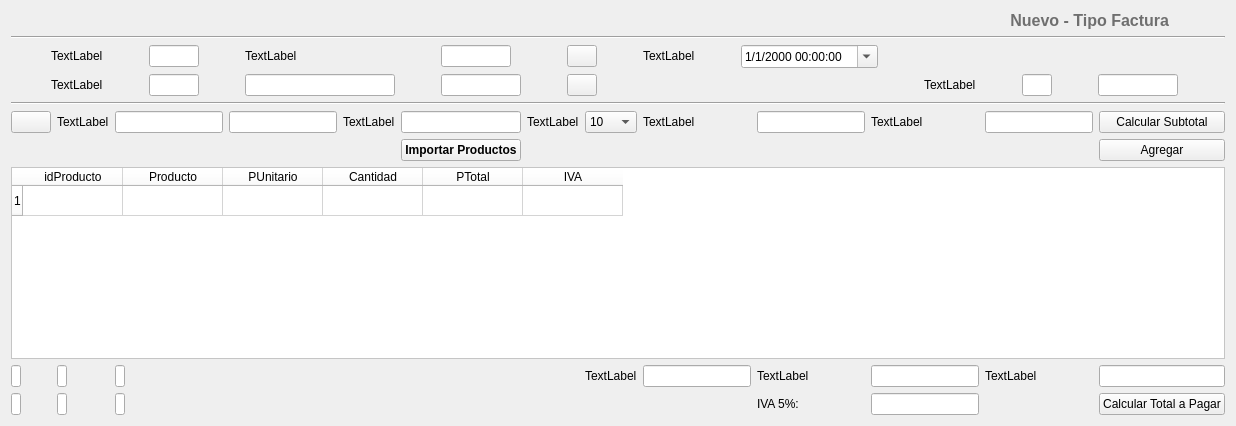
  <widget class="QWidget" name="centralwidget">
   <layout class="QVBoxLayout" name="verticalLayout_2">
    <item>
     <layout class="QVBoxLayout" name="verticalLayout">
      <item>
       <layout class="QHBoxLayout" name="horizontalLayout">
        <item>
         <widget class="QLabel" name="lb_titulo">
          <property name="sizePolicy">
           <sizepolicy hsizetype="Preferred" vsizetype="Fixed">
            <horstretch>0</horstretch>
            <verstretch>0</verstretch>
           </sizepolicy>
          </property>
          <property name="text">
           <string>&lt;html&gt;&lt;head/&gt;&lt;body&gt;&lt;p&gt;&lt;span style=&quot; font-size:12pt; font-weight:600; color:#6f6f6f;&quot;&gt;Nuevo - Tipo Factura&lt;/span&gt;&lt;/p&gt;&lt;/body&gt;&lt;/html&gt;</string>
          </property>
          <property name="alignment">
           <set>Qt::AlignRight|Qt::AlignTrailing|Qt::AlignVCenter</set>
          </property>
         </widget>
        </item>
        <item>
         <widget class="QLabel" name="label_2">
          <property name="sizePolicy">
           <sizepolicy hsizetype="Preferred" vsizetype="Fixed">
            <horstretch>0</horstretch>
            <verstretch>0</verstretch>
           </sizepolicy>
          </property>
          <property name="maximumSize">
           <size>
            <width>50</width>
            <height>50</height>
           </size>
          </property>
          <property name="text">
           <string/>
          </property>
          <property name="pixmap">
           <pixmap>iconos/3592812-document-general-letter-note-office-page-paper_107779.png</pixmap>
          </property>
          <property name="scaledContents">
           <bool>true</bool>
          </property>
         </widget>
        </item>
       </layout>
      </item>
      <item>
       <widget class="Line" name="line">
        <property name="orientation">
         <enum>Qt::Horizontal</enum>
        </property>
       </widget>
      </item>
     </layout>
    </item>
    <item>
     <layout class="QVBoxLayout" name="verticalLayout_8">
      <item>
       <layout class="QGridLayout" name="gridLayout_3">
        <item row="0" column="3">
         <widget class="QLabel" name="label_4">
          <property name="sizePolicy">
           <sizepolicy hsizetype="Fixed" vsizetype="Fixed">
            <horstretch>0</horstretch>
            <verstretch>0</verstretch>
           </sizepolicy>
          </property>
          <property name="text">
           <string>TextLabel</string>
          </property>
         </widget>
        </item>
        <item row="0" column="7">
         <widget class="QDateTimeEdit" name="dateTimeEdit">
          <property name="sizePolicy">
           <sizepolicy hsizetype="Fixed" vsizetype="Fixed">
            <horstretch>0</horstretch>
            <verstretch>0</verstretch>
           </sizepolicy>
          </property>
          <property name="readOnly">
           <bool>false</bool>
          </property>
          <property name="displayFormat">
           <string>d/M/yyyy HH:mm:ss</string>
          </property>
          <property name="calendarPopup">
           <bool>true</bool>
          </property>
         </widget>
        </item>
        <item row="1" column="4">
         <widget class="QLineEdit" name="lineEdit_6">
          <property name="sizePolicy">
           <sizepolicy hsizetype="Fixed" vsizetype="Fixed">
            <horstretch>0</horstretch>
            <verstretch>0</verstretch>
           </sizepolicy>
          </property>
          <property name="minimumSize">
           <size>
            <width>80</width>
            <height>0</height>
           </size>
          </property>
          <property name="maximumSize">
           <size>
            <width>80</width>
            <height>16777215</height>
           </size>
          </property>
          <property name="layoutDirection">
           <enum>Qt::LeftToRight</enum>
          </property>
         </widget>
        </item>
        <item row="0" column="4">
         <widget class="QLineEdit" name="lineEdit_3">
          <property name="sizePolicy">
           <sizepolicy hsizetype="Fixed" vsizetype="Fixed">
            <horstretch>0</horstretch>
            <verstretch>0</verstretch>
           </sizepolicy>
          </property>
          <property name="minimumSize">
           <size>
            <width>70</width>
            <height>0</height>
           </size>
          </property>
          <property name="maximumSize">
           <size>
            <width>70</width>
            <height>16777215</height>
           </size>
          </property>
         </widget>
        </item>
        <item row="1" column="5">
         <widget class="QPushButton" name="pushButton_2">
          <property name="sizePolicy">
           <sizepolicy hsizetype="Fixed" vsizetype="Fixed">
            <horstretch>0</horstretch>
            <verstretch>0</verstretch>
           </sizepolicy>
          </property>
          <property name="minimumSize">
           <size>
            <width>30</width>
            <height>0</height>
           </size>
          </property>
          <property name="maximumSize">
           <size>
            <width>30</width>
            <height>16777215</height>
           </size>
          </property>
          <property name="text">
           <string/>
          </property>
          <property name="icon">
           <iconset>
            <normaloff>iconos/file-search_114412.png</normaloff>iconos/file-search_114412.png</iconset>
          </property>
         </widget>
        </item>
        <item row="0" column="2">
         <widget class="QLineEdit" name="lineEdit">
          <property name="sizePolicy">
           <sizepolicy hsizetype="Fixed" vsizetype="Fixed">
            <horstretch>0</horstretch>
            <verstretch>0</verstretch>
           </sizepolicy>
          </property>
          <property name="minimumSize">
           <size>
            <width>50</width>
            <height>0</height>
           </size>
          </property>
          <property name="maximumSize">
           <size>
            <width>50</width>
            <height>16777215</height>
           </size>
          </property>
         </widget>
        </item>
        <item row="1" column="10">
         <widget class="QLineEdit" name="lineEdit_11">
          <property name="sizePolicy">
           <sizepolicy hsizetype="Fixed" vsizetype="Fixed">
            <horstretch>0</horstretch>
            <verstretch>0</verstretch>
           </sizepolicy>
          </property>
          <property name="minimumSize">
           <size>
            <width>80</width>
            <height>0</height>
           </size>
          </property>
          <property name="maximumSize">
           <size>
            <width>80</width>
            <height>16777215</height>
           </size>
          </property>
         </widget>
        </item>
        <item row="0" column="5">
         <widget class="QPushButton" name="pushButton">
          <property name="sizePolicy">
           <sizepolicy hsizetype="Fixed" vsizetype="Fixed">
            <horstretch>0</horstretch>
            <verstretch>0</verstretch>
           </sizepolicy>
          </property>
          <property name="minimumSize">
           <size>
            <width>30</width>
            <height>0</height>
           </size>
          </property>
          <property name="maximumSize">
           <size>
            <width>30</width>
            <height>16777215</height>
           </size>
          </property>
          <property name="layoutDirection">
           <enum>Qt::LeftToRight</enum>
          </property>
          <property name="text">
           <string/>
          </property>
          <property name="icon">
           <iconset>
            <normaloff>iconos/file-search_114412.png</normaloff>iconos/file-search_114412.png</iconset>
          </property>
         </widget>
        </item>
        <item row="0" column="1">
         <widget class="QLabel" name="label">
          <property name="sizePolicy">
           <sizepolicy hsizetype="Fixed" vsizetype="Fixed">
            <horstretch>0</horstretch>
            <verstretch>0</verstretch>
           </sizepolicy>
          </property>
          <property name="text">
           <string>TextLabel</string>
          </property>
         </widget>
        </item>
        <item row="1" column="3">
         <widget class="QLineEdit" name="lineEdit_5">
          <property name="sizePolicy">
           <sizepolicy hsizetype="Fixed" vsizetype="Fixed">
            <horstretch>0</horstretch>
            <verstretch>0</verstretch>
           </sizepolicy>
          </property>
          <property name="minimumSize">
           <size>
            <width>150</width>
            <height>0</height>
           </size>
          </property>
          <property name="maximumSize">
           <size>
            <width>150</width>
            <height>16777215</height>
           </size>
          </property>
          <property name="layoutDirection">
           <enum>Qt::LeftToRight</enum>
          </property>
         </widget>
        </item>
        <item row="0" column="6">
         <widget class="QLabel" name="label_5">
          <property name="sizePolicy">
           <sizepolicy hsizetype="Fixed" vsizetype="Fixed">
            <horstretch>0</horstretch>
            <verstretch>0</verstretch>
           </sizepolicy>
          </property>
          <property name="layoutDirection">
           <enum>Qt::RightToLeft</enum>
          </property>
          <property name="text">
           <string>TextLabel</string>
          </property>
         </widget>
        </item>
        <item row="1" column="9">
         <widget class="QLineEdit" name="lineEdit_19">
          <property name="sizePolicy">
           <sizepolicy hsizetype="Fixed" vsizetype="Fixed">
            <horstretch>0</horstretch>
            <verstretch>0</verstretch>
           </sizepolicy>
          </property>
          <property name="minimumSize">
           <size>
            <width>30</width>
            <height>0</height>
           </size>
          </property>
          <property name="maximumSize">
           <size>
            <width>30</width>
            <height>16777215</height>
           </size>
          </property>
         </widget>
        </item>
        <item row="1" column="8">
         <widget class="QLabel" name="label_9">
          <property name="sizePolicy">
           <sizepolicy hsizetype="Fixed" vsizetype="Fixed">
            <horstretch>0</horstretch>
            <verstretch>0</verstretch>
           </sizepolicy>
          </property>
          <property name="text">
           <string>TextLabel</string>
          </property>
         </widget>
        </item>
        <item row="1" column="1">
         <widget class="QLabel" name="label_6">
          <property name="sizePolicy">
           <sizepolicy hsizetype="Fixed" vsizetype="Fixed">
            <horstretch>0</horstretch>
            <verstretch>0</verstretch>
           </sizepolicy>
          </property>
          <property name="text">
           <string>TextLabel</string>
          </property>
         </widget>
        </item>
        <item row="1" column="2">
         <widget class="QLineEdit" name="lineEdit_4">
          <property name="sizePolicy">
           <sizepolicy hsizetype="Fixed" vsizetype="Fixed">
            <horstretch>0</horstretch>
            <verstretch>0</verstretch>
           </sizepolicy>
          </property>
          <property name="minimumSize">
           <size>
            <width>50</width>
            <height>0</height>
           </size>
          </property>
          <property name="maximumSize">
           <size>
            <width>50</width>
            <height>16777215</height>
           </size>
          </property>
          <property name="layoutDirection">
           <enum>Qt::LeftToRight</enum>
          </property>
         </widget>
        </item>
       </layout>
      </item>
     </layout>
    </item>
    <item>
     <widget class="Line" name="line_2">
      <property name="orientation">
       <enum>Qt::Horizontal</enum>
      </property>
     </widget>
    </item>
    <item>
     <layout class="QGridLayout" name="gridLayout">
      <item row="3" column="0">
       <widget class="QLineEdit" name="lineEdit_22">
        <property name="sizePolicy">
         <sizepolicy hsizetype="Fixed" vsizetype="Fixed">
          <horstretch>0</horstretch>
          <verstretch>0</verstretch>
         </sizepolicy>
        </property>
        <property name="minimumSize">
         <size>
          <width>10</width>
          <height>0</height>
         </size>
        </property>
        <property name="maximumSize">
         <size>
          <width>10</width>
          <height>16777215</height>
         </size>
        </property>
        <property name="readOnly">
         <bool>true</bool>
        </property>
       </widget>
      </item>
      <item row="0" column="1">
       <widget class="QLabel" name="label_10">
        <property name="text">
         <string>TextLabel</string>
        </property>
       </widget>
      </item>
      <item row="3" column="10">
       <widget class="QLineEdit" name="lineEdit_17"/>
      </item>
      <item row="0" column="2">
       <widget class="QLineEdit" name="lineEdit_12"/>
      </item>
      <item row="1" column="12">
       <widget class="QPushButton" name="pushButton_5">
        <property name="text">
         <string>Agregar</string>
        </property>
       </widget>
      </item>
      <item row="3" column="7">
       <widget class="QLabel" name="label_11">
        <property name="text">
         <string>TextLabel</string>
        </property>
       </widget>
      </item>
      <item row="0" column="12">
       <widget class="QPushButton" name="pushButton_6">
        <property name="text">
         <string>Calcular Subtotal</string>
        </property>
       </widget>
      </item>
      <item row="0" column="5">
       <widget class="QLineEdit" name="lineEdit_20">
        <property name="sizePolicy">
         <sizepolicy hsizetype="Expanding" vsizetype="Fixed">
          <horstretch>0</horstretch>
          <verstretch>0</verstretch>
         </sizepolicy>
        </property>
       </widget>
      </item>
      <item row="3" column="9">
       <widget class="QLabel" name="label_16">
        <property name="text">
         <string>TextLabel</string>
        </property>
       </widget>
      </item>
      <item row="0" column="3">
       <widget class="QLineEdit" name="lineEdit_13"/>
      </item>
      <item row="2" column="0" colspan="13">
       <widget class="QTableWidget" name="tableWidget2">
        <property name="palette">
         <palette>
          <active>
           <colorrole role="WindowText">
            <brush brushstyle="SolidPattern">
             <color alpha="255">
              <red>0</red>
              <green>0</green>
              <blue>0</blue>
             </color>
            </brush>
           </colorrole>
           <colorrole role="Button">
            <brush brushstyle="SolidPattern">
             <color alpha="255">
              <red>255</red>
              <green>255</green>
              <blue>255</blue>
             </color>
            </brush>
           </colorrole>
           <colorrole role="Light">
            <brush brushstyle="SolidPattern">
             <color alpha="255">
              <red>255</red>
              <green>255</green>
              <blue>255</blue>
             </color>
            </brush>
           </colorrole>
           <colorrole role="Midlight">
            <brush brushstyle="SolidPattern">
             <color alpha="255">
              <red>255</red>
              <green>255</green>
              <blue>255</blue>
             </color>
            </brush>
           </colorrole>
           <colorrole role="Dark">
            <brush brushstyle="SolidPattern">
             <color alpha="255">
              <red>127</red>
              <green>127</green>
              <blue>127</blue>
             </color>
            </brush>
           </colorrole>
           <colorrole role="Mid">
            <brush brushstyle="SolidPattern">
             <color alpha="255">
              <red>170</red>
              <green>170</green>
              <blue>170</blue>
             </color>
            </brush>
           </colorrole>
           <colorrole role="Text">
            <brush brushstyle="SolidPattern">
             <color alpha="255">
              <red>0</red>
              <green>0</green>
              <blue>0</blue>
             </color>
            </brush>
           </colorrole>
           <colorrole role="BrightText">
            <brush brushstyle="SolidPattern">
             <color alpha="255">
              <red>255</red>
              <green>255</green>
              <blue>255</blue>
             </color>
            </brush>
           </colorrole>
           <colorrole role="ButtonText">
            <brush brushstyle="SolidPattern">
             <color alpha="255">
              <red>0</red>
              <green>0</green>
              <blue>0</blue>
             </color>
            </brush>
           </colorrole>
           <colorrole role="Base">
            <brush brushstyle="SolidPattern">
             <color alpha="255">
              <red>255</red>
              <green>255</green>
              <blue>255</blue>
             </color>
            </brush>
           </colorrole>
           <colorrole role="Window">
            <brush brushstyle="SolidPattern">
             <color alpha="255">
              <red>255</red>
              <green>255</green>
              <blue>255</blue>
             </color>
            </brush>
           </colorrole>
           <colorrole role="Shadow">
            <brush brushstyle="SolidPattern">
             <color alpha="255">
              <red>0</red>
              <green>0</green>
              <blue>0</blue>
             </color>
            </brush>
           </colorrole>
           <colorrole role="AlternateBase">
            <brush brushstyle="SolidPattern">
             <color alpha="255">
              <red>255</red>
              <green>255</green>
              <blue>255</blue>
             </color>
            </brush>
           </colorrole>
           <colorrole role="ToolTipBase">
            <brush brushstyle="SolidPattern">
             <color alpha="255">
              <red>255</red>
              <green>255</green>
              <blue>220</blue>
             </color>
            </brush>
           </colorrole>
           <colorrole role="ToolTipText">
            <brush brushstyle="SolidPattern">
             <color alpha="255">
              <red>0</red>
              <green>0</green>
              <blue>0</blue>
             </color>
            </brush>
           </colorrole>
           <colorrole role="PlaceholderText">
            <brush brushstyle="SolidPattern">
             <color alpha="128">
              <red>0</red>
              <green>0</green>
              <blue>0</blue>
             </color>
            </brush>
           </colorrole>
          </active>
          <inactive>
           <colorrole role="WindowText">
            <brush brushstyle="SolidPattern">
             <color alpha="255">
              <red>0</red>
              <green>0</green>
              <blue>0</blue>
             </color>
            </brush>
           </colorrole>
           <colorrole role="Button">
            <brush brushstyle="SolidPattern">
             <color alpha="255">
              <red>255</red>
              <green>255</green>
              <blue>255</blue>
             </color>
            </brush>
           </colorrole>
           <colorrole role="Light">
            <brush brushstyle="SolidPattern">
             <color alpha="255">
              <red>255</red>
              <green>255</green>
              <blue>255</blue>
             </color>
            </brush>
           </colorrole>
           <colorrole role="Midlight">
            <brush brushstyle="SolidPattern">
             <color alpha="255">
              <red>255</red>
              <green>255</green>
              <blue>255</blue>
             </color>
            </brush>
           </colorrole>
           <colorrole role="Dark">
            <brush brushstyle="SolidPattern">
             <color alpha="255">
              <red>127</red>
              <green>127</green>
              <blue>127</blue>
             </color>
            </brush>
           </colorrole>
           <colorrole role="Mid">
            <brush brushstyle="SolidPattern">
             <color alpha="255">
              <red>170</red>
              <green>170</green>
              <blue>170</blue>
             </color>
            </brush>
           </colorrole>
           <colorrole role="Text">
            <brush brushstyle="SolidPattern">
             <color alpha="255">
              <red>0</red>
              <green>0</green>
              <blue>0</blue>
             </color>
            </brush>
           </colorrole>
           <colorrole role="BrightText">
            <brush brushstyle="SolidPattern">
             <color alpha="255">
              <red>255</red>
              <green>255</green>
              <blue>255</blue>
             </color>
            </brush>
           </colorrole>
           <colorrole role="ButtonText">
            <brush brushstyle="SolidPattern">
             <color alpha="255">
              <red>0</red>
              <green>0</green>
              <blue>0</blue>
             </color>
            </brush>
           </colorrole>
           <colorrole role="Base">
            <brush brushstyle="SolidPattern">
             <color alpha="255">
              <red>255</red>
              <green>255</green>
              <blue>255</blue>
             </color>
            </brush>
           </colorrole>
           <colorrole role="Window">
            <brush brushstyle="SolidPattern">
             <color alpha="255">
              <red>255</red>
              <green>255</green>
              <blue>255</blue>
             </color>
            </brush>
           </colorrole>
           <colorrole role="Shadow">
            <brush brushstyle="SolidPattern">
             <color alpha="255">
              <red>0</red>
              <green>0</green>
              <blue>0</blue>
             </color>
            </brush>
           </colorrole>
           <colorrole role="AlternateBase">
            <brush brushstyle="SolidPattern">
             <color alpha="255">
              <red>255</red>
              <green>255</green>
              <blue>255</blue>
             </color>
            </brush>
           </colorrole>
           <colorrole role="ToolTipBase">
            <brush brushstyle="SolidPattern">
             <color alpha="255">
              <red>255</red>
              <green>255</green>
              <blue>220</blue>
             </color>
            </brush>
           </colorrole>
           <colorrole role="ToolTipText">
            <brush brushstyle="SolidPattern">
             <color alpha="255">
              <red>0</red>
              <green>0</green>
              <blue>0</blue>
             </color>
            </brush>
           </colorrole>
           <colorrole role="PlaceholderText">
            <brush brushstyle="SolidPattern">
             <color alpha="128">
              <red>0</red>
              <green>0</green>
              <blue>0</blue>
             </color>
            </brush>
           </colorrole>
          </inactive>
          <disabled>
           <colorrole role="WindowText">
            <brush brushstyle="SolidPattern">
             <color alpha="255">
              <red>127</red>
              <green>127</green>
              <blue>127</blue>
             </color>
            </brush>
           </colorrole>
           <colorrole role="Button">
            <brush brushstyle="SolidPattern">
             <color alpha="255">
              <red>255</red>
              <green>255</green>
              <blue>255</blue>
             </color>
            </brush>
           </colorrole>
           <colorrole role="Light">
            <brush brushstyle="SolidPattern">
             <color alpha="255">
              <red>255</red>
              <green>255</green>
              <blue>255</blue>
             </color>
            </brush>
           </colorrole>
           <colorrole role="Midlight">
            <brush brushstyle="SolidPattern">
             <color alpha="255">
              <red>255</red>
              <green>255</green>
              <blue>255</blue>
             </color>
            </brush>
           </colorrole>
           <colorrole role="Dark">
            <brush brushstyle="SolidPattern">
             <color alpha="255">
              <red>127</red>
              <green>127</green>
              <blue>127</blue>
             </color>
            </brush>
           </colorrole>
           <colorrole role="Mid">
            <brush brushstyle="SolidPattern">
             <color alpha="255">
              <red>170</red>
              <green>170</green>
              <blue>170</blue>
             </color>
            </brush>
           </colorrole>
           <colorrole role="Text">
            <brush brushstyle="SolidPattern">
             <color alpha="255">
              <red>127</red>
              <green>127</green>
              <blue>127</blue>
             </color>
            </brush>
           </colorrole>
           <colorrole role="BrightText">
            <brush brushstyle="SolidPattern">
             <color alpha="255">
              <red>255</red>
              <green>255</green>
              <blue>255</blue>
             </color>
            </brush>
           </colorrole>
           <colorrole role="ButtonText">
            <brush brushstyle="SolidPattern">
             <color alpha="255">
              <red>127</red>
              <green>127</green>
              <blue>127</blue>
             </color>
            </brush>
           </colorrole>
           <colorrole role="Base">
            <brush brushstyle="SolidPattern">
             <color alpha="255">
              <red>255</red>
              <green>255</green>
              <blue>255</blue>
             </color>
            </brush>
           </colorrole>
           <colorrole role="Window">
            <brush brushstyle="SolidPattern">
             <color alpha="255">
              <red>255</red>
              <green>255</green>
              <blue>255</blue>
             </color>
            </brush>
           </colorrole>
           <colorrole role="Shadow">
            <brush brushstyle="SolidPattern">
             <color alpha="255">
              <red>0</red>
              <green>0</green>
              <blue>0</blue>
             </color>
            </brush>
           </colorrole>
           <colorrole role="AlternateBase">
            <brush brushstyle="SolidPattern">
             <color alpha="255">
              <red>255</red>
              <green>255</green>
              <blue>255</blue>
             </color>
            </brush>
           </colorrole>
           <colorrole role="ToolTipBase">
            <brush brushstyle="SolidPattern">
             <color alpha="255">
              <red>255</red>
              <green>255</green>
              <blue>220</blue>
             </color>
            </brush>
           </colorrole>
           <colorrole role="ToolTipText">
            <brush brushstyle="SolidPattern">
             <color alpha="255">
              <red>0</red>
              <green>0</green>
              <blue>0</blue>
             </color>
            </brush>
           </colorrole>
           <colorrole role="PlaceholderText">
            <brush brushstyle="SolidPattern">
             <color alpha="128">
              <red>0</red>
              <green>0</green>
              <blue>0</blue>
             </color>
            </brush>
           </colorrole>
          </disabled>
         </palette>
        </property>
        <row>
         <property name="text">
          <string>1</string>
         </property>
        </row>
        <column>
         <property name="text">
          <string>idProducto</string>
         </property>
        </column>
        <column>
         <property name="text">
          <string>Producto</string>
         </property>
        </column>
        <column>
         <property name="text">
          <string>PUnitario</string>
         </property>
        </column>
        <column>
         <property name="text">
          <string>Cantidad</string>
         </property>
        </column>
        <column>
         <property name="text">
          <string>PTotal</string>
         </property>
        </column>
        <column>
         <property name="text">
          <string>IVA</string>
         </property>
        </column>
       </widget>
      </item>
      <item row="3" column="12">
       <widget class="QLineEdit" name="lineEdit_18"/>
      </item>
      <item row="0" column="4">
       <widget class="QLabel" name="label_13">
        <property name="text">
         <string>TextLabel</string>
        </property>
       </widget>
      </item>
      <item row="0" column="11">
       <widget class="QLineEdit" name="lineEdit_21"/>
      </item>
      <item row="0" column="0">
       <widget class="QPushButton" name="pushButton_4">
        <property name="text">
         <string/>
        </property>
        <property name="icon">
         <iconset>
          <normaloff>iconos/file-search_114412.png</normaloff>iconos/file-search_114412.png</iconset>
        </property>
       </widget>
      </item>
      <item row="0" column="8">
       <widget class="QLabel" name="label_15">
        <property name="text">
         <string>TextLabel</string>
        </property>
       </widget>
      </item>
      <item row="0" column="9">
       <widget class="QLineEdit" name="lineEdit_15"/>
      </item>
      <item row="0" column="10">
       <widget class="QLabel" name="label_18">
        <property name="text">
         <string>TextLabel</string>
        </property>
       </widget>
      </item>
      <item row="3" column="11">
       <widget class="QLabel" name="label_17">
        <property name="text">
         <string>TextLabel</string>
        </property>
       </widget>
      </item>
      <item row="3" column="8">
       <widget class="QLineEdit" name="lineEdit_16"/>
      </item>
      <item row="0" column="6">
       <widget class="QLabel" name="label_14">
        <property name="text">
         <string>TextLabel</string>
        </property>
       </widget>
      </item>
      <item row="4" column="12">
       <widget class="QPushButton" name="pushButton_7">
        <property name="text">
         <string>Calcular Total a Pagar</string>
        </property>
       </widget>
      </item>
      <item row="4" column="0">
       <widget class="QLineEdit" name="lineEdit_23">
        <property name="sizePolicy">
         <sizepolicy hsizetype="Fixed" vsizetype="Fixed">
          <horstretch>0</horstretch>
          <verstretch>0</verstretch>
         </sizepolicy>
        </property>
        <property name="maximumSize">
         <size>
          <width>10</width>
          <height>16777215</height>
         </size>
        </property>
       </widget>
      </item>
      <item row="4" column="1">
       <widget class="QLineEdit" name="lineEdit_24">
        <property name="sizePolicy">
         <sizepolicy hsizetype="Fixed" vsizetype="Fixed">
          <horstretch>0</horstretch>
          <verstretch>0</verstretch>
         </sizepolicy>
        </property>
        <property name="maximumSize">
         <size>
          <width>10</width>
          <height>16777215</height>
         </size>
        </property>
       </widget>
      </item>
      <item row="4" column="9">
       <widget class="QLabel" name="label_8">
        <property name="text">
         <string>IVA 5%: </string>
        </property>
       </widget>
      </item>
      <item row="4" column="10">
       <widget class="QLineEdit" name="lineEdit_25"/>
      </item>
      <item row="0" column="7">
       <widget class="QComboBox" name="comboBox">
        <item>
         <property name="text">
          <string>10</string>
         </property>
        </item>
        <item>
         <property name="text">
          <string>5</string>
         </property>
        </item>
        <item>
         <property name="text">
          <string>0</string>
         </property>
        </item>
       </widget>
      </item>
      <item row="3" column="1">
       <widget class="QLineEdit" name="lineEdit_14">
        <property name="maximumSize">
         <size>
          <width>10</width>
          <height>16777215</height>
         </size>
        </property>
       </widget>
      </item>
      <item row="3" column="2">
       <widget class="QLineEdit" name="lineEdit_10">
        <property name="maximumSize">
         <size>
          <width>10</width>
          <height>16777215</height>
         </size>
        </property>
       </widget>
      </item>
      <item row="4" column="2">
       <widget class="QLineEdit" name="lineEdit_26">
        <property name="maximumSize">
         <size>
          <width>10</width>
          <height>16777215</height>
         </size>
        </property>
       </widget>
      </item>
      <item row="1" column="5">
       <widget class="QPushButton" name="aggProd">
        <property name="font">
         <font>
          <pointsize>9</pointsize>
          <weight>75</weight>
          <bold>true</bold>
         </font>
        </property>
        <property name="text">
         <string>Importar Productos</string>
        </property>
       </widget>
      </item>
     </layout>
    </item>
   </layout>
  </widget>
